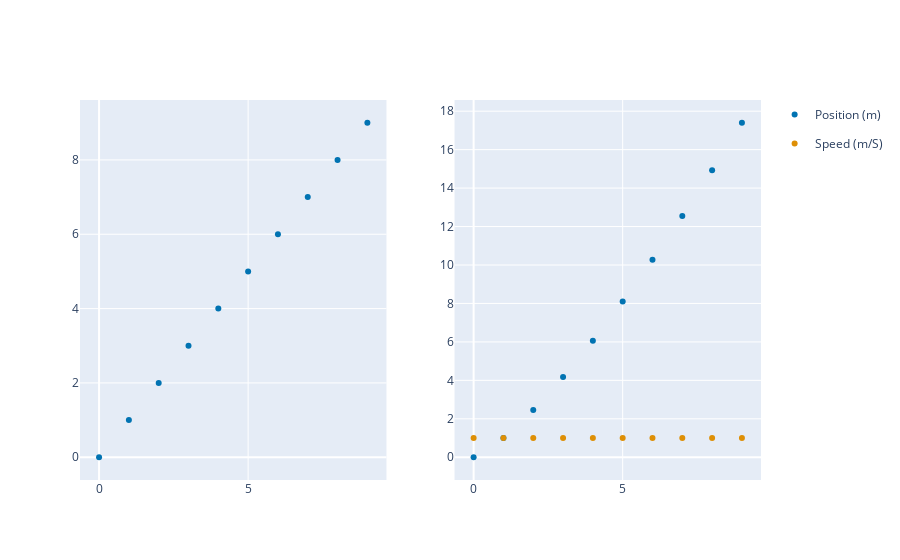

Notebook cell for this chart:
### Markdown cell above
### Add Altair-like Operation to plotly Figures

### Code cell
fig = px.scatter(df,x='time__s__', y='time__s__') | px.scatter(df,x='time__s__', y=['position__m__', 'speed__m/s__'])
fig

### Figure 1 — Plotly figure (JSON) as saved in the notebook; plotly's stock layout.template omitted (floating-point values rounded to 4 significant figures)
{"data": [{"hovertemplate": "Time (s)=%{y}<extra></extra>", "legendgroup": "", "marker": {"color": "#0173b2", "symbol": "circle"}, "mode": "markers", "name": "", "orientation": "v", "showlegend": false, "type": "scatter", "x": [0, 1, 2, 3, 4, 5, 6, 7, 8, 9], "xaxis": "x", "y": [0, 1, 2, 3, 4, 5, 6, 7, 8, 9], "yaxis": "y"}, {"hovertemplate": "Variable=position__m__<br>Time (s)=%{x}<br>Value=%{y}<extra></extra>", "legendgroup": "Position (m)", "marker": {"color": "#0173b2", "symbol": "circle"}, "mode": "markers", "name": "Position (m)", "orientation": "v", "showlegend": true, "type": "scatter", "x": [0, 1, 2, 3, 4, 5, 6, 7, 8, 9], "xaxis": "x2", "y": [0, 1, 2.462, 4.171, 6.063, 8.103, 10.27, 12.55, 14.93, 17.4], "yaxis": "y2"}, {"hovertemplate": "Variable=speed__m/s__<br>Time (s)=%{x}<br>Value=%{y}<extra></extra>", "legendgroup": "Speed (m/S)", "marker": {"color": "#de8f05", "symbol": "circle"}, "mode": "markers", "name": "Speed (m/S)", "orientation": "v", "showlegend": true, "type": "scatter", "x": [0, 1, 2, 3, 4, 5, 6, 7, 8, 9], "xaxis": "x2", "y": [1, 1, 1, 1, 1, 1, 1, 1, 1, 1], "yaxis": "y2"}], "layout": {"xaxis": {"anchor": "y", "domain": [0, 0.45]}, "xaxis2": {"anchor": "y2", "domain": [0.55, 1]}, "yaxis": {"anchor": "x", "domain": [0, 1]}, "yaxis2": {"anchor": "x2", "domain": [0, 1]}}}
